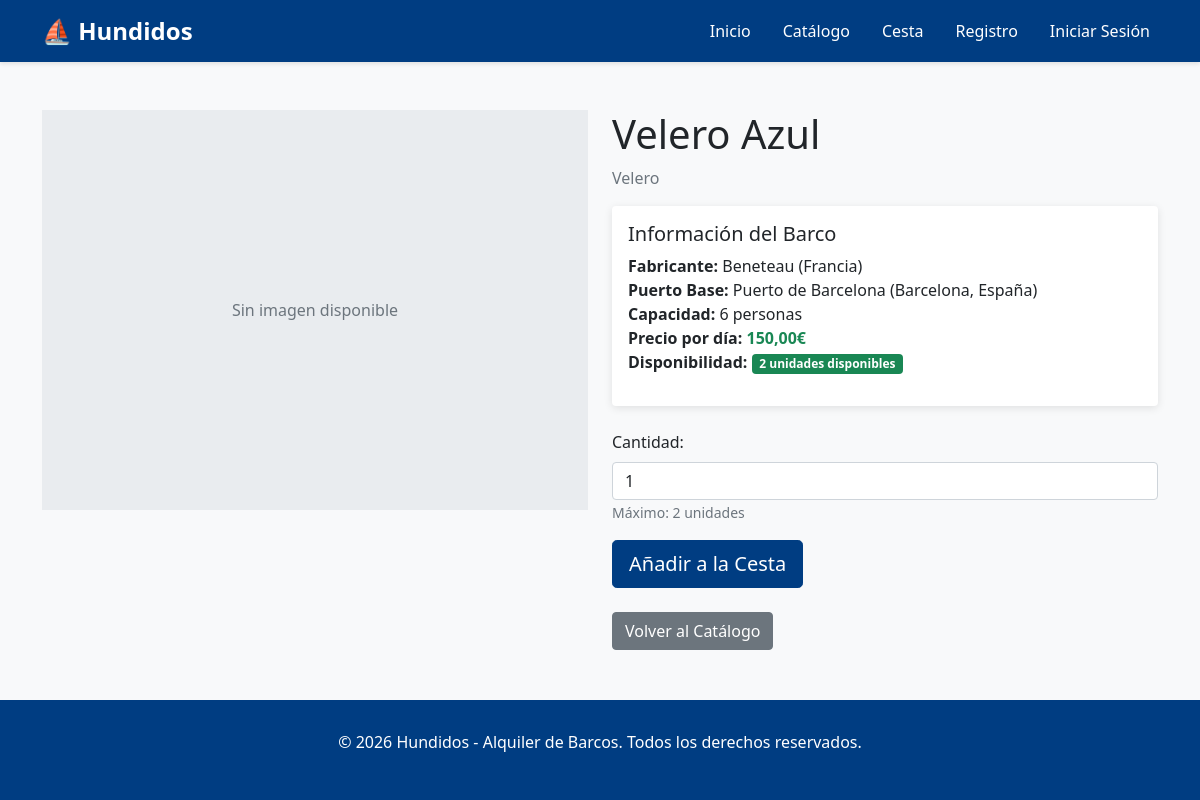
The page /barcos/1/ on the database its author committed.
### catalog/models.py (models this page shows, shortened)
class Barco(models.Model):
    nombre = models.CharField(max_length=120)
    categoria = models.ForeignKey(Categoria, on_delete=models.PROTECT, related_name='barcos')
    puerto = models.ForeignKey(Puerto, on_delete=models.PROTECT, related_name='barcos')
    fabricante = models.ForeignKey(Fabricante, on_delete=models.PROTECT, related_name='barcos')
    precio_dia = models.DecimalField(max_digits=8, decimal_places=2, validators=[MinValueValidator(0)])
    capacidad = models.PositiveIntegerField(validators=[MinValueValidator(1)])
    imagen = models.ImageField(upload_to='barcos/', blank=True, null=True)
    disponibilidad = models.PositiveIntegerField(default=1, validators=[MinValueValidator(0)])
    activo = models.BooleanField(default=True)
    fecha_creacion = models.DateTimeField(auto_now_add=True)
    fecha_actualizacion = models.DateTimeField(auto_now=True)
    class Meta:
        verbose_name = 'Barco'
        verbose_name_plural = 'Barcos'
        ordering = ['nombre']

class Categoria(models.Model):
    nombre = models.CharField(max_length=120, unique=True)
    descripcion = models.TextField(blank=True)
    class Meta:
        verbose_name = 'Categoría'
        verbose_name_plural = 'Categorías'
        ordering = ['nombre']

class Fabricante(models.Model):
    nombre = models.CharField(max_length=120, unique=True)
    pais = models.CharField(max_length=120, blank=True)
    class Meta:
        verbose_name = 'Fabricante'
        verbose_name_plural = 'Fabricantes'
        ordering = ['nombre']

class Puerto(models.Model):
    nombre = models.CharField(max_length=120, unique=True)
    ubicacion = models.CharField(max_length=255, blank=True)
    class Meta:
        verbose_name = 'Puerto'
        verbose_name_plural = 'Puertos'
        ordering = ['nombre']

### catalog/views.py (the view)
# urls.py: path('<int:id>/', views.BarcoDetailView.as_view(), name='barco_detail'),
class BarcoDetailView(DetailView):
    model = Barco
    template_name = 'catalog/detail.html'
    context_object_name = 'barco'
    pk_url_kwarg = 'id'
    def get_queryset(self):
        return Barco.objects.filter(activo=True).select_related('categoria', 'puerto', 'fabricante')

### templates/catalog/detail.html (shortened to what this page needs)
{% extends 'base.html' %}
{% block content %}
<div class="container mt-5">
    <div class="row">
        <div class="col-md-6">
            {% if barco.imagen %}
                <img src="{{ barco.imagen.url }}" class="img-fluid" alt="{{ barco.nombre }}" style="max-height: 400px; object-fit: cover;">
            {% else %}
                <div style="height: 400px; background-color: #e9ecef; display: flex; align-items: center; justify-content: center;">
                    <span class="text-muted">Sin imagen disponible</span>
                </div>
            {% endif %}
        </div>
        <div class="col-md-6">
            <h1>{{ barco.nombre }}</h1>
            <p class="text-muted">{{ barco.categoria.nombre }}</p>
            <div class="card mb-4">
                <div class="card-body">
                    <h5 class="card-title">Información del Barco</h5>
                    <ul class="list-unstyled">
                        <li><strong>Fabricante:</strong> {{ barco.fabricante.nombre }} ({{ barco.fabricante.pais }})</li>
                        <li><strong>Puerto Base:</strong> {{ barco.puerto.nombre }} ({{ barco.puerto.ubicacion }})</li>
                        <li><strong>Capacidad:</strong> {{ barco.capacidad }} personas</li>
                        <li><strong>Precio por día:</strong> <span class="text-success"><strong>{{ barco.precio_dia }}€</strong></span></li>
                        <li>
                            <strong>Disponibilidad:</strong>
                            {% if barco.disponibilidad > 0 %}
                                <span class="badge bg-success">{{ barco.disponibilidad }} unidades disponibles</span>
                            {% else %}
                                <span class="badge bg-danger">No disponible</span>
                            {% endif %}
                        </li>
                    </ul>
                </div>
            </div>
            {% if barco.disponibilidad > 0 %}
                <form method="post" action="{% url 'cart:add' %}" class="mb-4">
                    <div class="mb-3">
                        <label for="cantidad" class="form-label">Cantidad:</label>
                        <input type="number" id="cantidad" name="cantidad" class="form-control" min="1" max="{{ barco.disponibilidad }}" value="1" required>
                        <small class="text-muted">Máximo: {{ barco.disponibilidad }} unidades</small>
                    </div>
                    <button type="submit" class="btn btn-primary btn-lg">Añadir a la Cesta</button>
                </form>
            {% else %}
                <div class="alert alert-danger">
                    Este barco no está disponible en este momento.
                </div>
            {% endif %}
            <a href="{% url 'catalog:barco_list' %}" class="btn btn-secondary">Volver al Catálogo</a>
        </div>
    </div>
</div>
{% endblock %}

### templates/base.html (style rules this page uses)
body { font-family: 'Segoe UI', Tahoma, Geneva, Verdana, sans-serif; background-color: #f8f9fa; }
.card { border: none; box-shadow: 0 2px 8px rgba(0,0,0,0.1); transition: transform 0.3s, box-shadow 0.3s; }
.btn-primary { background-color: #003d82; border-color: #003d82; }

### rows shown on the page
Barco: nombre "Velero Azul", categoria.nombre "Velero", fabricante.nombre "Beneteau", fabricante.pais "Francia", puerto.nombre "Puerto de Barcelona", puerto.ubicacion "Barcelona, España", capacidad "6", precio_dia "150,00", disponibilidad "2"
